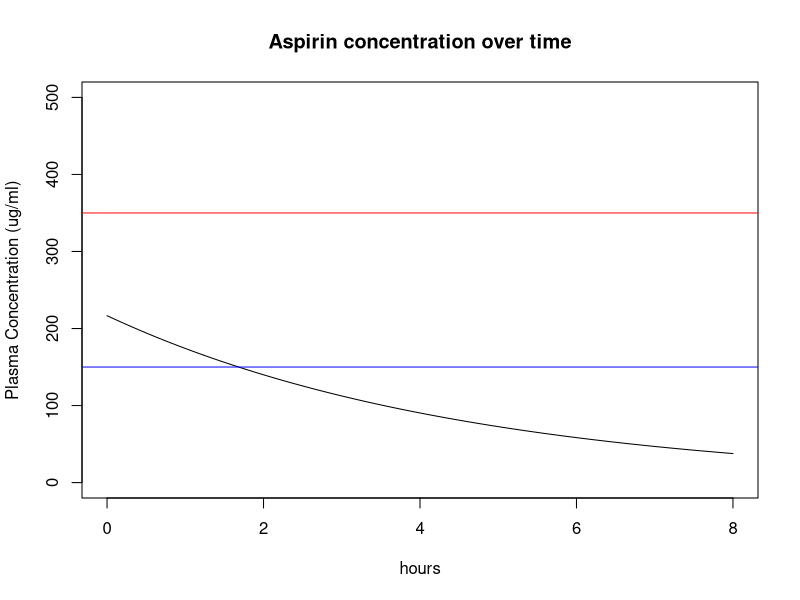

Source code (R):
#************************************************************************
# Title: drugDose_oneCompartment
# Author: William Murrah
# Description: code for R systems dynamics tutorial
# Created: Monday, 25 January 2021
# R version: R version 4.0.3 (2020-10-10)
# Project(working) directory: /Users/wmm0017/Projects/Learning/computationalScience
#************************************************************************

half_life <- 3.2       # hrs
plasma_volume <- 3000  # ml

elimination_constant <- -log(0.5)/half_life # 1/h

aspirin_in_plasma <- vector()
aspirin_in_plasma[1] <- 2*325*1000 # ug

simulation_hours <- 8  # h
deltaX <- 5/60         # h
x <- seq(0, simulation_hours, deltaX)

xtoi <- function(x) x/deltaX + 1
itox <- function(i) (i-1)*deltaX

for(i in 2:length(x)) {
  elimination <- (elimination_constant * aspirin_in_plasma[i-1]) * 
    deltaX
  aspirin_in_plasma[i] <- aspirin_in_plasma[i-1] - elimination
}

plasma_Concentration <- aspirin_in_plasma/plasma_volume

plot(plasma_Concentration ~ x, type = "l",
     ylim = c(0, 500),
     xlab = "hours",
     ylab = "Plasma Concentration (ug/ml)",
     main = "Aspirin concentration over time")
abline(h = 150, col = "blue")
abline(h = 350, col = "red")
